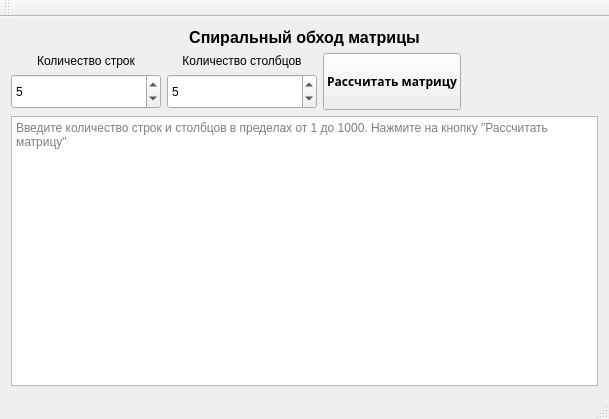
<?xml version="1.0" encoding="UTF-8"?>
<ui version="4.0">
 <class>MatrixSpiralTraversalClass</class>
 <widget class="QMainWindow" name="MatrixSpiralTraversalClass">
  <property name="geometry">
   <rect>
    <x>0</x>
    <y>0</y>
    <width>609</width>
    <height>419</height>
   </rect>
  </property>
  <property name="windowTitle">
   <string>Спиральный обход матрицы</string>
  </property>
  <widget class="QWidget" name="centralWidget">
   <layout class="QVBoxLayout" name="verticalLayout">
    <item>
     <widget class="QLabel" name="label">
      <property name="font">
       <font>
        <pointsize>12</pointsize>
        <weight>75</weight>
        <bold>true</bold>
       </font>
      </property>
      <property name="text">
       <string>Спиральный обход матрицы</string>
      </property>
      <property name="alignment">
       <set>Qt::AlignCenter</set>
      </property>
     </widget>
    </item>
    <item>
     <layout class="QHBoxLayout" name="horizontalLayout_2">
      <item>
       <layout class="QVBoxLayout" name="verticalLayout_2">
        <item>
         <widget class="QLabel" name="label_2">
          <property name="minimumSize">
           <size>
            <width>150</width>
            <height>15</height>
           </size>
          </property>
          <property name="maximumSize">
           <size>
            <width>150</width>
            <height>15</height>
           </size>
          </property>
          <property name="text">
           <string>Количество строк</string>
          </property>
          <property name="alignment">
           <set>Qt::AlignCenter</set>
          </property>
         </widget>
        </item>
        <item>
         <widget class="QSpinBox" name="rowSize">
          <property name="minimumSize">
           <size>
            <width>0</width>
            <height>35</height>
           </size>
          </property>
          <property name="maximumSize">
           <size>
            <width>16777215</width>
            <height>35</height>
           </size>
          </property>
          <property name="toolTip">
           <string>Количество строк</string>
          </property>
          <property name="minimum">
           <number>1</number>
          </property>
          <property name="maximum">
           <number>1000</number>
          </property>
          <property name="value">
           <number>5</number>
          </property>
         </widget>
        </item>
       </layout>
      </item>
      <item>
       <layout class="QVBoxLayout" name="verticalLayout_3">
        <item>
         <widget class="QLabel" name="label_3">
          <property name="minimumSize">
           <size>
            <width>150</width>
            <height>15</height>
           </size>
          </property>
          <property name="maximumSize">
           <size>
            <width>150</width>
            <height>15</height>
           </size>
          </property>
          <property name="text">
           <string>Количество столбцов</string>
          </property>
          <property name="alignment">
           <set>Qt::AlignCenter</set>
          </property>
         </widget>
        </item>
        <item>
         <widget class="QSpinBox" name="columnSize">
          <property name="minimumSize">
           <size>
            <width>0</width>
            <height>35</height>
           </size>
          </property>
          <property name="maximumSize">
           <size>
            <width>16777215</width>
            <height>35</height>
           </size>
          </property>
          <property name="toolTip">
           <string>Количество колонок</string>
          </property>
          <property name="minimum">
           <number>1</number>
          </property>
          <property name="maximum">
           <number>1000</number>
          </property>
          <property name="value">
           <number>5</number>
          </property>
         </widget>
        </item>
       </layout>
      </item>
      <item>
       <layout class="QHBoxLayout" name="horizontalLayout">
        <item>
         <widget class="QPushButton" name="start">
          <property name="enabled">
           <bool>true</bool>
          </property>
          <property name="minimumSize">
           <size>
            <width>0</width>
            <height>57</height>
           </size>
          </property>
          <property name="maximumSize">
           <size>
            <width>16777215</width>
            <height>57</height>
           </size>
          </property>
          <property name="font">
           <font>
            <family>Microsoft YaHei</family>
            <weight>75</weight>
            <bold>true</bold>
           </font>
          </property>
          <property name="text">
           <string>Рассчитать матрицу</string>
          </property>
         </widget>
        </item>
        <item>
         <spacer name="horizontalSpacer_2">
          <property name="orientation">
           <enum>Qt::Horizontal</enum>
          </property>
          <property name="sizeHint" stdset="0">
           <size>
            <width>40</width>
            <height>20</height>
           </size>
          </property>
         </spacer>
        </item>
       </layout>
      </item>
     </layout>
    </item>
    <item>
     <widget class="QPlainTextEdit" name="plainTextEdit">
      <property name="readOnly">
       <bool>true</bool>
      </property>
      <property name="placeholderText">
       <string>Введите количество строк и столбцов в пределах от 1 до 1000. Нажмите на кнопку &quot;Рассчитать матрицу&quot;</string>
      </property>
     </widget>
    </item>
   </layout>
  </widget>
  <widget class="QMenuBar" name="menuBar">
   <property name="geometry">
    <rect>
     <x>0</x>
     <y>0</y>
     <width>609</width>
     <height>25</height>
    </rect>
   </property>
  </widget>
  <widget class="QToolBar" name="mainToolBar">
   <attribute name="toolBarArea">
    <enum>TopToolBarArea</enum>
   </attribute>
   <attribute name="toolBarBreak">
    <bool>false</bool>
   </attribute>
  </widget>
  <widget class="QStatusBar" name="statusBar"/>
 </widget>
 <layoutdefault spacing="6" margin="11"/>
 <resources>
  <include location="MatrixSpiralTraversal.qrc"/>
 </resources>
 <connections/>
</ui>
